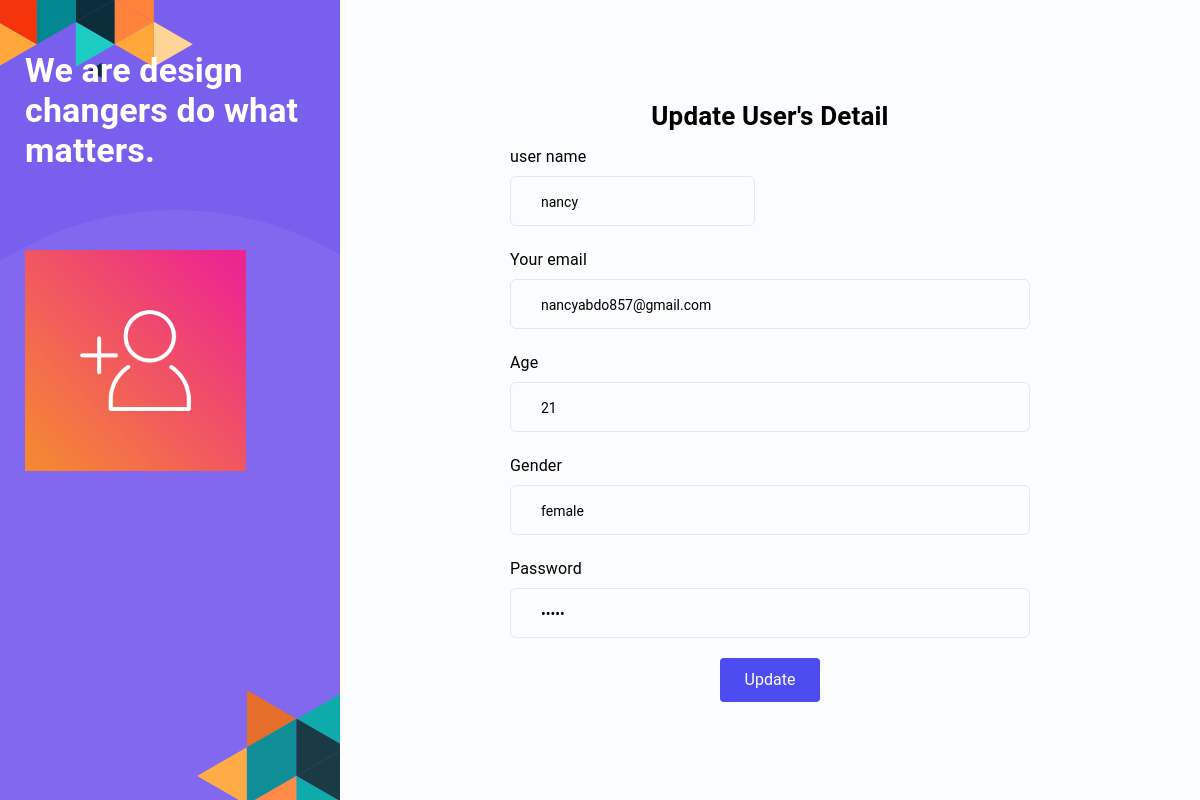
Page /Views/edit-user-form.php?user_id=40 (signed in) on the committed database.
### tables this page shows
CREATE TABLE `user` (
  `user_id` int(11) NOT NULL,
  `username` varchar(50) NOT NULL,
  `email` varchar(50) NOT NULL,
  `password` varchar(50) NOT NULL,
  `age` int(50) NOT NULL,
  `gender` varchar(50) NOT NULL
);

### Views/edit-user-form.php (the view, shortened to what this page needs)
<?php
 require_once'../controls/dbcon.php';
 ?>
<!doctype html>
<html lang="en">
<head>
    <link rel="stylesheet" href="assets/bootstrap/css/bootstrap.min.css">
    <link rel="stylesheet" href="assets/elagent-icon/style.css">
    <link rel="stylesheet" href="assets/animation/animate.css">
    <link rel="stylesheet" href="css/style-main.css">
    <link rel="stylesheet" href="css/responsive.css">
</head>
<body data-scroll-animation="true">
    <div class="body_wrapper">
        <section class="signup_area signup_area_height">
            <div class="row ml-0 mr-0">
                <div class="sign_left signup_left">
                    <h2>We are design changers do what matters.</h2>
                    <img class="position-absolute top" src="img/signup/top_ornamate.png" alt="top">
                    <img class="position-absolute bottom" src="img/signup/bottom_ornamate.png" alt="bottom">
                    <img class="position-absolute middle wow fadeInRight" src="img/signup/instagram-3814082_1280.png" alt="bottom">
                    <div class="round wow zoomIn" data-wow-delay="0.2s"></div>
                </div>
                <?php
    if (isset($_GET['user_id'])) {
        $user_id = $_GET['user_id'];
        $sql = "SELECT  * FROM user WHERE user_id = ?";
        $stmt = $con->prepare($sql);
        $stmt->bind_param("i", $user_id);
        $stmt->execute();
        $result = $stmt->get_result();
        if ($result->num_rows > 0) {
            $user = $result->fetch_assoc();
        } else {
            echo "User not found.";
            exit;
        }
    } else {
        echo "User ID not provided.";
        exit;
    }
    ?>
                <div class="sign_right signup_right">
                    <div class="sign_inner signup_inner">
                        <div class="text-center" style="margin-bottom: 10px;">
                            <h3 style="color: black;">Update User's Detail </h3>
                        </div>
                        <form action="edit-user-req.php" method="post"  class="row login_form">
                            <div class="col-sm-6 form-group">
                                <div class="small_text" style="color: black;">user name</div>
                                <input type="text" style="color: black;" class="form-control" value='<?php echo $user['username']; ?>' name="username" id="username"  required>
                            </div>
                            <div class="col-lg-12 form-group">
                                <div class="small_text" style="color: black;">Your email</div>
                                <input type="email" style="color: black;" name="email" class="form-control" id="email" value='<?php echo $user['email']; ?>'  required>
                            </div>
                            <div class="col-lg-12 form-group">
                                <div class="small_text" style="color: black;">Age</div>
                                <input id="age" name="age" style="color: black;" type="text" class="form-control" value='<?php echo $user['age']; ?>' placeholder="Type your Age " autocomplete="off">
                            </div>
                            <div class="col-lg-12 form-group">
                                <div class="small_text" style="color: black;">Gender</div>
                                <input id="gender" style="color: black;" name="gender" type="text" class="form-control"  value='<?php echo $user['gender']; ?>' placeholder="Male or Female" autocomplete="off">
                            </div>
                            <div class="col-lg-12 form-group">
                                <div class="small_text" style="color: black;">Password</div>
                                <input id="password" style="color: black;" name="password" type="password" class="form-control" value='<?php echo $user['password']; ?>' placeholder="5+ characters required" autocomplete="off" required>
                            </div>
                            <div class="col-lg-12 text-center">
                                <input type="submit" name="submit" value="Update" class="btn action_btn thm_btn">
                            </div>
                        </form>
                    </div>
                </div>
            </div>
        </section>
    </div>
</body>
</html>

### Views/css/responsive.css (style rules this page uses)
@media (max-width: 1750px) { .signup_area { min-height: 760px; } }
@media (max-width: 1750px) { .sign_left { width: calc(50% - 260px); padding: 50px 45px 0; } }
@media (max-width: 1750px) { .sign_right { width: calc(50% + 260px); } }
@media (max-width: 1750px) { .sign_left h2 { font-size: 34px; line-height: 40px; } }
@media (max-width: 1366px) { .signup_area { min-height: 620px; } }
@media (max-width: 1366px) { .sign_left { padding-left: 25px; padding-right: 25px; } }
@media (max-width: 1366px) { .sign_left .middle { max-width: 65%; } }
@media (max-width: 1366px) { .signup_area_height .login_form .form-group { margin-bottom: 20px; } }
@media (max-width: 1366px) { .signup_area_height .login_form .form-group .form-control { height: 50px; line-height: 50px; } }

### rows in the picture
user: username "nancy", email "nancyabdo857@gmail.com", age "21", gender "female"
